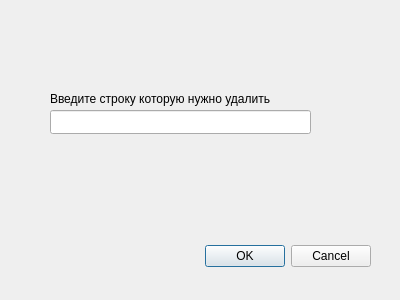
<?xml version="1.0" encoding="UTF-8"?>
<ui version="4.0">
 <class>Dialog</class>
 <widget class="QDialog" name="Dialog">
  <property name="geometry">
   <rect>
    <x>0</x>
    <y>0</y>
    <width>400</width>
    <height>300</height>
   </rect>
  </property>
  <property name="windowTitle">
   <string>Dialog</string>
  </property>
  <widget class="QDialogButtonBox" name="buttonBox">
   <property name="geometry">
    <rect>
     <x>30</x>
     <y>240</y>
     <width>341</width>
     <height>32</height>
    </rect>
   </property>
   <property name="orientation">
    <enum>Qt::Horizontal</enum>
   </property>
   <property name="standardButtons">
    <set>QDialogButtonBox::Cancel|QDialogButtonBox::Ok</set>
   </property>
  </widget>
  <widget class="QLineEdit" name="lineRowDel">
   <property name="geometry">
    <rect>
     <x>50</x>
     <y>110</y>
     <width>261</width>
     <height>24</height>
    </rect>
   </property>
  </widget>
  <widget class="QLabel" name="label">
   <property name="geometry">
    <rect>
     <x>50</x>
     <y>90</y>
     <width>261</width>
     <height>18</height>
    </rect>
   </property>
   <property name="text">
    <string>Введите строку которую нужно удалить</string>
   </property>
  </widget>
 </widget>
 <resources/>
 <connections>
  <connection>
   <sender>buttonBox</sender>
   <signal>accepted()</signal>
   <receiver>Dialog</receiver>
   <slot>accept()</slot>
   <hints>
    <hint type="sourcelabel">
     <x>248</x>
     <y>254</y>
    </hint>
    <hint type="destinationlabel">
     <x>157</x>
     <y>274</y>
    </hint>
   </hints>
  </connection>
  <connection>
   <sender>buttonBox</sender>
   <signal>rejected()</signal>
   <receiver>Dialog</receiver>
   <slot>reject()</slot>
   <hints>
    <hint type="sourcelabel">
     <x>316</x>
     <y>260</y>
    </hint>
    <hint type="destinationlabel">
     <x>286</x>
     <y>274</y>
    </hint>
   </hints>
  </connection>
 </connections>
</ui>
